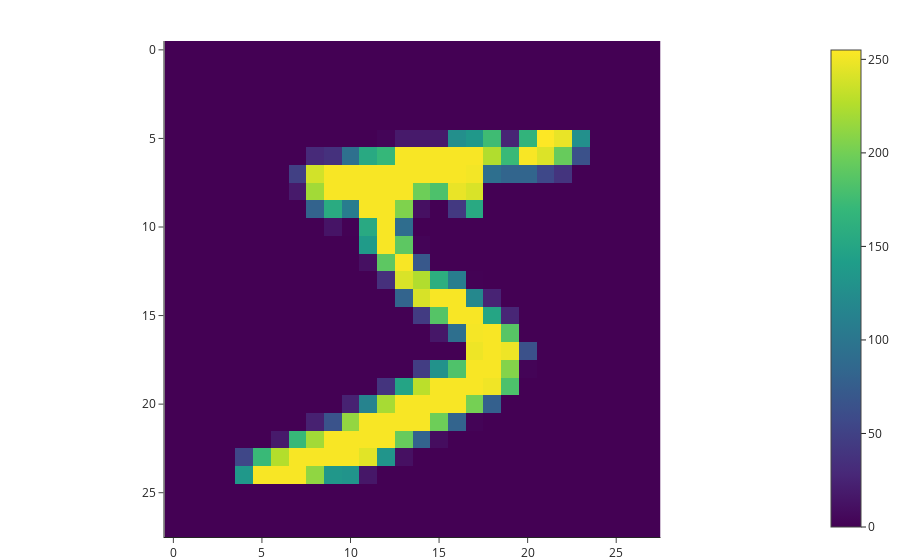

Notebook code cell kept with this figure:
### Code cell
px.imshow(img_array[0]).show()

### Figure 1 — Plotly figure (JSON) as saved in the notebook; plotly's stock layout.template omitted (floating-point values rounded to 4 significant figures; data arrays with more than 128 entries replaced by an {"elided": "..."} marker saying what was removed)
{"data": [{"coloraxis": "coloraxis", "name": "0", "z": {"elided": "28x28 float values"}, "type": "heatmap", "xaxis": "x", "yaxis": "y", "hovertemplate": "x: %{x}<br>y: %{y}<br>color: %{z}<extra></extra>"}], "layout": {"xaxis": {"anchor": "y", "domain": [0.0, 1.0], "scaleanchor": "y", "constrain": "domain"}, "yaxis": {"anchor": "x", "domain": [0.0, 1.0], "autorange": "reversed", "constrain": "domain"}, "coloraxis": {"colorscale": [[0.0, "#440154"], [0.1111, "#482878"], [0.2222, "#3e4989"], [0.3333, "#31688e"], [0.4444, "#26828e"], [0.5556, "#1f9e89"], [0.6667, "#35b779"], [0.7778, "#6ece58"], [0.8889, "#b5de2b"], [1.0, "#fde725"]]}}}
